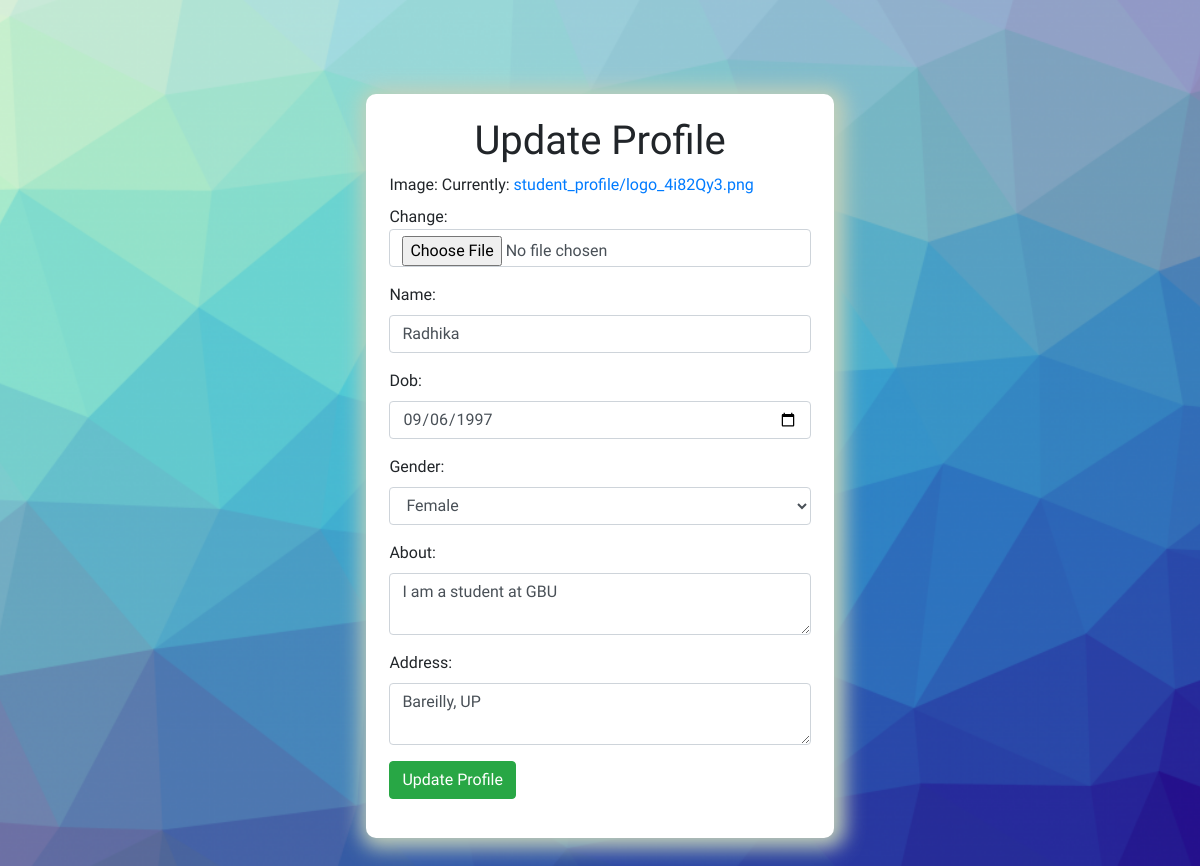
The page /accounts/profile_edit/ (signed in) on the database its author committed.
### accounts/models.py (models this page shows, shortened)
class StudentProfile(models.Model):
    GENDER_MALE = [
        ('Male', "Male"),
        ('Female', "Female"),
        ('Other', "Other"),
    ]
    user = models.OneToOneField(User, on_delete=models.CASCADE)
    stu_roll = models.IntegerField(default=100)
    name = models.CharField(max_length=100)
    image = models.ImageField(upload_to="student_profile", default="ques.png")
    age = models.IntegerField(default=0)
    dob = models.DateField(default=datetime.today)
    gender = models.CharField(choices=GENDER_MALE, max_length=10)
    about = models.TextField()
    status = models.BooleanField(default=True)
    joining_date = models.DateTimeField(auto_now_add=True)
    update_date = models.DateTimeField(auto_now=True)
    address = models.TextField()
    mobile = models.CharField(default="", max_length=12)

### accounts/views.py (the view)
# urls.py: path('profile_edit/', ac_views.profile_edit, name="profile_edit"),
def profile_edit(request):
    if not request.user.is_authenticated:
        return redirect('login')
    student = StudentProfile.objects.get(user=request.user)
    form = StudentProfileForm(request.POST or None, request.FILES or None, instance=student)
    if form.is_valid():
        form.save()
        messages.add_message(request, messages.INFO, f' Updated Successfully !')
        return redirect('dashboard')
    context = {
        'form': form
    }
    return render(request, 'accounts/edit_profile.html', context)

### accounts/forms.py
class StudentProfileForm(forms.ModelForm):
    class Meta:
        model = StudentProfile
        fields = ('image', 'name', 'dob', 'gender', 'about', 'address')
    dob = forms.CharField(widget=forms.TextInput(attrs={'type':'date'}))
    about = forms.CharField(widget=forms.Textarea(attrs={'rows': '2'}))
    address = forms.CharField(widget=forms.Textarea(attrs={'rows': '2'}))
    def __init__(self, *args, **kwargs):
        super(StudentProfileForm, self).__init__(*args, **kwargs)
        for visible in self.visible_fields():
            visible.field.widget.attrs['class'] = 'form-control'

### accounts/templates/accounts/edit_profile.html (shortened to what this page needs)
{% extends 'includes/main.html' %}
{% block body %}
{% load static %}
<div class="container-fluid bg">
    <div class="login-box">
        <h1 class="text-center">Update Profile</h1>
        <form method="post" enctype="multipart/form-data">
            {{form.as_p}}
            <div class="form-group">
                <input type="submit" class="btn btn-success" placeholder="Email" value="Update Profile">
            </div>
         </form>
    </div>
    {% endblock %}

### static/css/style.css (style rules this page uses)
body { background: #eee; font-family: 'Nanum Gothic', sans-serif; font-family: 'Roboto Condensed', sans-serif; }
.login-box { background: #fff; width: 40%; margin: auto; margin-top: 8%; border-radius: 10px; padding: 2%; box-shadow: 3px 2px 20px 8px #c2d0b9; }

### rows shown on the page
StudentProfile: name "Radhika", dob "09/06/1997", gender "Female", about "I am a student at GBU", address "Bareilly, UP"
